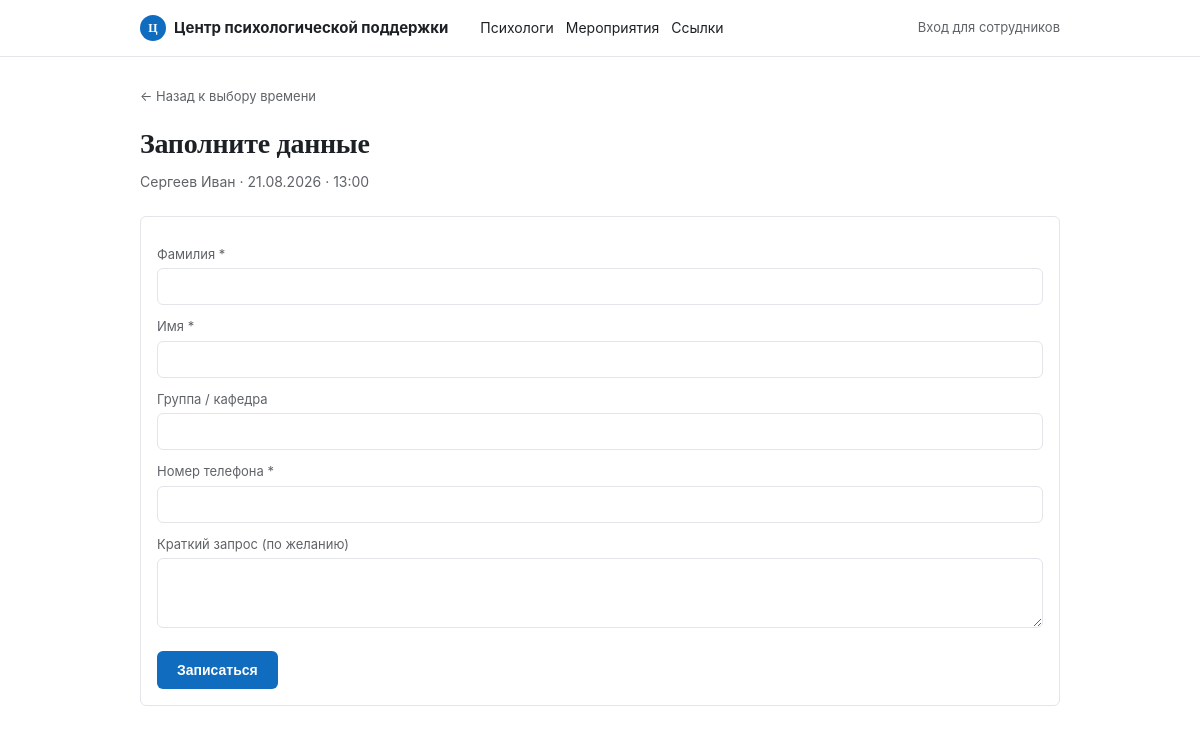
Screenshot of /book?slot_id=6 with the database file from the repository.
### tables this page shows
CREATE TABLE schedule_slots (
    id              INT UNSIGNED AUTO_INCREMENT PRIMARY KEY,
    psychologist_id INT UNSIGNED NOT NULL,
    slot_date       DATE NOT NULL,
    start_time      TIME NOT NULL,
    end_time        TIME NOT NULL,
    format          ENUM('individual', 'group', 'family') NOT NULL DEFAULT 'individual',
    status          ENUM('free', 'booked', 'blocked') NOT NULL DEFAULT 'free',
    is_emergency_override BOOLEAN NOT NULL DEFAULT FALSE
                    COMMENT 'слот добавлен сверх недельного лимита 9ч — экстренный случай',
    created_at      DATETIME NOT NULL DEFAULT CURRENT_TIMESTAMP,
    FOREIGN KEY (psychologist_id) REFERENCES psychologist_profiles(id) ON DELETE CASCADE,
    INDEX idx_slot_lookup (psychologist_id, slot_date, status)
);

CREATE TABLE users (
    id              INT UNSIGNED AUTO_INCREMENT PRIMARY KEY,
    role            ENUM('client', 'psychologist', 'admin') NOT NULL DEFAULT 'client',
    last_name       VARCHAR(100) NOT NULL,
    first_name      VARCHAR(100) NOT NULL,
    patronymic      VARCHAR(100) NULL,
    group_or_dept   VARCHAR(100) NULL COMMENT 'группа студента / кафедра ППС / отдел сотрудника',
    phone           VARCHAR(20)  NULL,
    email           VARCHAR(150) NULL UNIQUE,
    password_hash   VARCHAR(255) NULL COMMENT 'NULL пока нет своей авторизации / если вход через SSO портала',
    created_at      DATETIME NOT NULL DEFAULT CURRENT_TIMESTAMP
);

### src/Controllers/BookingController.php (called while the page is built, shortened)
<?php
class BookingController
{
    public function bookForm(): void
    {
        $slotId = (int)($_GET['slot_id'] ?? 0);
        $slot = $this->fetchSlotWithPsychologist($slotId);
        $loggedInClient = null;
        require __DIR__ . '/../../templates/booking_form.php';
    }
    private function fetchSlotWithPsychologist(int $slotId): array|false
    {
        $stmt = Database::connection()->prepare(
            "SELECT s.id, s.slot_date, s.start_time, s.status, s.psychologist_id,
                    u.first_name, u.last_name, u.patronymic
             FROM schedule_slots s
             JOIN psychologist_profiles p ON p.id = s.psychologist_id
             JOIN users u ON u.id = p.user_id
             WHERE s.id = ?"
        );
        $stmt->execute([$slotId]);
        return $stmt->fetch();
    }
}

### src/Core/Router.php (called while the page is built, shortened)
<?php
class Router
{
    private array $routes = [];
    public function get(string $path, array $handler): void
    {
        $this->routes['GET'][$path] = $handler;
    }
    public function post(string $path, array $handler): void
    {
        $this->routes['POST'][$path] = $handler;
    }
    public function dispatch(string $method, string $uri): void
    {
        $path = parse_url($uri, PHP_URL_PATH);
        $path = rtrim($path, '/') ?: '/';
        $handler = $this->routes[$method][$path] ?? null;
        [$controllerClass, $action] = $handler;
        $controller = new $controllerClass();
        $controller->$action();
    }
}

### public/index.php (called while the page is built, shortened)
<?php
spl_autoload_register(function (string $class) {
    $prefix = 'App\\';
    $relative = substr($class, strlen($prefix));
    $path = __DIR__ . '/../src/' . str_replace('\\', '/', $relative) . '.php';
});
$router = new Router();
$router->get('/', [HomeController::class, 'index']);
$router->get('/psychologist', [BookingController::class, 'show']);
$router->get('/book', [BookingController::class, 'bookForm']);
$router->post('/book', [BookingController::class, 'store']);
$router->get('/login', [AuthController::class, 'loginForm']);
$router->post('/login', [AuthController::class, 'login']);
$router->get('/logout', [AuthController::class, 'logout']);
$router->get('/cabinet', [ClientController::class, 'cabinet']);
$router->post('/cabinet/cancel', [ClientController::class, 'cancel']);
$router->get('/dashboard', [PsychologistController::class, 'dashboard']);
$router->get('/dashboard/schedule', [PsychologistController::class, 'schedule']);
$router->post('/dashboard/schedule', [PsychologistController::class, 'addSlot']);
$router->post('/dashboard/schedule/block', [PsychologistController::class, 'blockSlot']);
$router->get('/dashboard/clients', [PsychologistController::class, 'clients']);
$router->get('/dashboard/clients/show', [PsychologistController::class, 'clientDetail']);
$router->post('/dashboard/notes', [PsychologistController::class, 'addNote']);
$router->get('/announcements', [AnnouncementController::class, 'index']);
$router->get('/dashboard/announcements', [AnnouncementController::class, 'manage']);
$router->post('/dashboard/announcements', [AnnouncementController::class, 'create']);
$router->post('/dashboard/announcements/delete', [AnnouncementController::class, 'delete']);
$router->get('/contacts', [ContactController::class, 'index']);
$router->get('/admin/contacts', [ContactController::class, 'manage']);
$router->post('/admin/contacts', [ContactController::class, 'create']);
$router->post('/admin/contacts/delete', [ContactController::class, 'delete']);
$router->get('/admin', [AdminController::class, 'index']);
$router->get('/admin/psychologists/new', [AdminController::class, 'newPsychologistForm']);
$router->post('/admin/psychologists', [AdminController::class, 'createPsychologist']);
$router->get('/admin/notifications', [AdminController::class, 'notifications']);
$router->dispatch($_SERVER['REQUEST_METHOD'], $_SERVER['REQUEST_URI']);

### src/Core/Database.php (called while the page is built, shortened)
<?php
class Database
{
    private static ?PDO $instance = null;
    public static function connection(): PDO
    {
        if (self::$instance === null) {
            $host = getenv('DB_HOST') ?: null;
            $port = getenv('DB_PORT') ?: null;
            $name = getenv('DB_NAME') ?: null;
            $user = getenv('DB_USER') ?: null;
            $password = getenv('DB_PASSWORD') ?: null;
            if (!$host) {
                $configFile = __DIR__ . '/../../config/config.php';
                if (file_exists($configFile)) {
                    $config = require $configFile;
                    $db = $config['db'];
                    $host = $db['host'] ?? '127.0.0.1';
                    $port = $db['port'] ?? '3306';
                    $name = $db['name'] ?? 'psycho_booking';
                    $user = $db['user'] ?? 'root';
                    $password = $db['password'] ?? '';
                } else {
                    $host = '127.0.0.1';
                    $port = '3306';
                    $name = 'psycho_booking';
                    $user = 'root';
                    $password = '';
                }
            }
            $dsn = sprintf(
                'mysql:host=%s;port=%s;dbname=%s;charset=utf8mb4',
                $host,
                $port,
                $name
            );
            try {
                self::$instance = new PDO($dsn, $user, $password, [
                    PDO::ATTR_ERRMODE => PDO::ERRMODE_EXCEPTION,
                    PDO::ATTR_DEFAULT_FETCH_MODE => PDO::FETCH_ASSOC,
                    PDO::ATTR_EMULATE_PREPARES => false,
                    PDO::MYSQL_ATTR_INIT_COMMAND => "SET NAMES utf8mb4 COLLATE utf8mb4_unicode_ci",
                ]);
            } catch (PDOException $e) {
                die('Ошибка подключения к БД: ' . $e->getMessage());
            }
        }
        self::$instance->exec("SET NAMES utf8mb4 COLLATE utf8mb4_unicode_ci");
self::$instance->exec("SET CHARACTER SET utf8mb4");
        return self::$instance;
    }
}

### config/config.php (called while the page is built)
<?php
return [
    'db' => [
        'host'     => '127.0.0.1',
        'port'     => '3306',
        'name'     => 'psycho_booking',
        'user'     => 'root',
        'password' => '',
    ],
];

### templates/booking_form.php (the view, shortened to what this page needs)
<?php $pageTitle = 'Данные для записи'; require __DIR__ . '/partials/header.php'; ?>
<a href="/psychologist?id=<?= (int)$slot['psychologist_id'] ?>" class="back-link">← Назад к выбору времени</a>
<h1>Заполните данные</h1>
<p class="subtitle">
    <?= htmlspecialchars($slot['last_name'] . ' ' . $slot['first_name']) ?>
    · <?= htmlspecialchars(date('d.m.Y', strtotime($slot['slot_date']))) ?>
    · <?= htmlspecialchars(substr($slot['start_time'], 0, 5)) ?>
</p>
<form method="post" action="/book" class="card">
    <?php if ($loggedInClient): ?>
        <p style="font-size:14px;background:var(--blue-light);border-radius:var(--radius);padding:10px 14px;margin:0 0 4px;">
            Запись на <strong><?= htmlspecialchars($loggedInClient['last_name'] . ' ' . $loggedInClient['first_name']) ?></strong>
            <?php if ($loggedInClient['group_or_dept']): ?> · <?= htmlspecialchars($loggedInClient['group_or_dept']) ?><?php endif; ?>
        </p>
    <?php else: ?>
        <label for="last_name">Фамилия *</label>
        <input type="text" id="last_name" name="last_name" required>
        <label for="first_name">Имя *</label>
        <input type="text" id="first_name" name="first_name" required>
        <label for="group_or_dept">Группа / кафедра</label>
        <input type="text" id="group_or_dept" name="group_or_dept">
        <label for="phone">Номер телефона *</label>
        <input type="tel" id="phone" name="phone" required>
    <?php endif; ?>
    <label for="comment">Краткий запрос (по желанию)</label>
    <textarea id="comment" name="comment"></textarea>
    <button type="submit" class="btn">Записаться</button>
</form>
<?php require __DIR__ . '/partials/footer.php'; ?>

### public/assets/css/style.css (style rules this page uses)
:root { --blue: #0F6CBF; --blue-dark: #0B4F8F; --blue-light: #E8F1FA; --ink: #1D2125; --muted: #5F6368; --border: #E3E5E8; --bg: #FFFFFF; --panel: #F5F6F8; --white: #FFFFFF; --radius: 6px; --font-display: Georgia, "Times New Roman", serif; --font-sans: -apple-system, "Segoe UI", Roboto, Arial, sans-serif; --text: var(--ink); --text-secondary: var(--muted); }
* { box-sizing: border-box; }
body { margin: 0; font-family: var(--font-sans); background: var(--bg); color: var(--ink); font-size: 15px; line-height: 1.5; }
a { color: var(--blue); }
h1 { font-family: var(--font-display); font-size: 28px; font-weight: 700; margin: 0 0 6px; letter-spacing: -0.01em; }
.subtitle { color: var(--muted); font-size: 14px; margin: 0 0 24px; }
.card { background: var(--white); border: 1px solid var(--border); border-radius: var(--radius); padding: 16px; margin-bottom: 12px; }
label { display: block; font-size: 13px; color: var(--muted); margin: 12px 0 4px; }
input[type="text"], input[type="tel"], input[type="password"], input[type="date"], input[type="time"], select, textarea { width: 100%; padding: 9px 12px; border: 1px solid var(--border); border-radius: var(--radius); font-size: 14px; font-family: inherit; background: var(--white); color: var(--ink); }
textarea { min-height: 70px; resize: vertical; }
.btn { display: inline-block; background: var(--blue); color: var(--white); border: none; border-radius: var(--radius); padding: 11px 20px; font-size: 14px; font-weight: 600; cursor: pointer; text-decoration: none; margin-top: 16px; }
.back-link { display: inline-block; margin-bottom: 16px; color: var(--muted); text-decoration: none; font-size: 13px; }

### rows the page displays
schedule_slots: users.last_name+first_name "Сергеев Иван", slot_date "21.08.2026", start_time "13:00"
